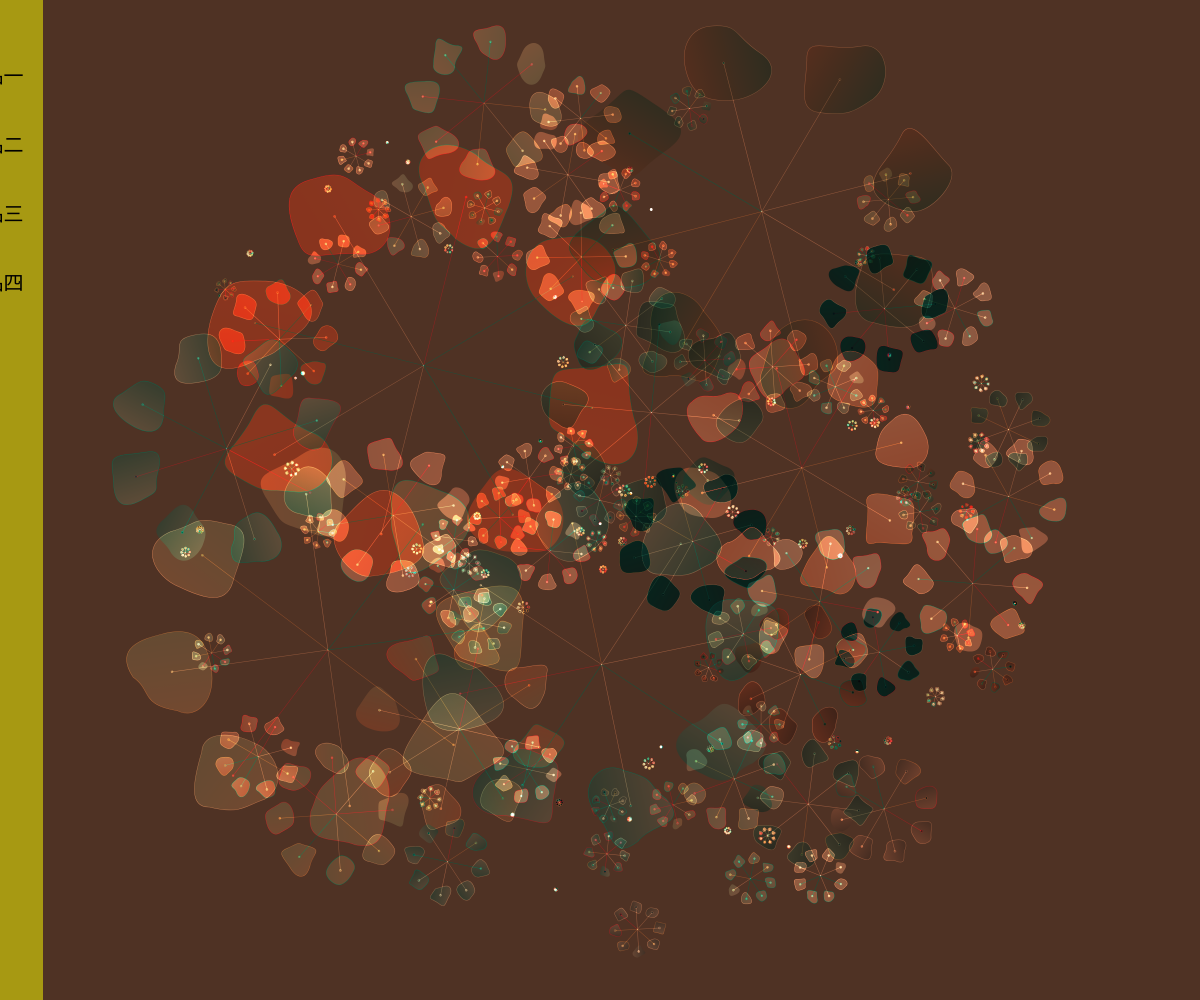
Frame 1 (no input)
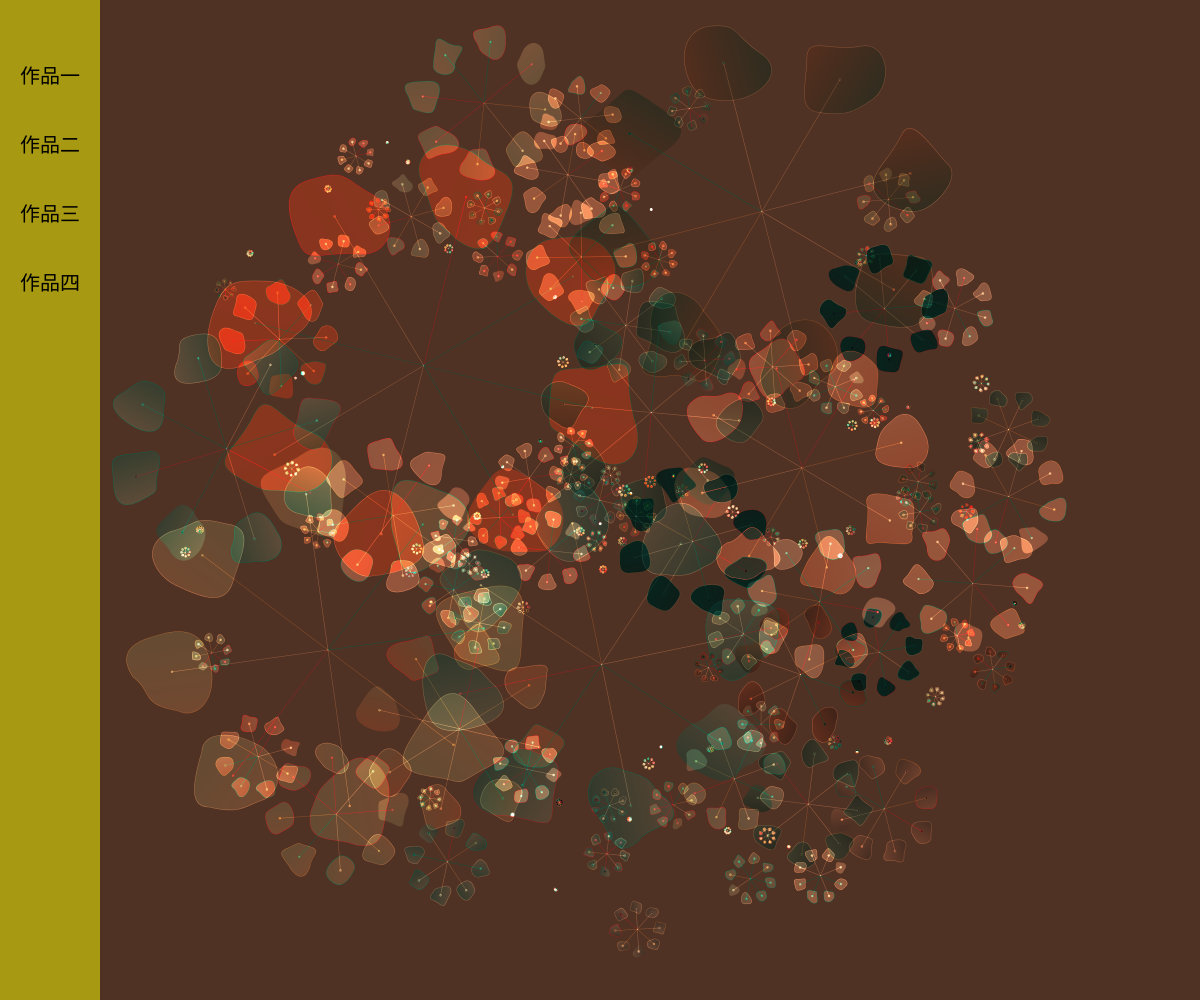
Frame 2 (the mouse pressed at the canvas centre, redrawn once)

The p5.js sketch that drew these frames (run headless with seeded random() and noise() and a simulated clock; the mouse was pressed at the canvas centre and the sketch redrawn once):

// p5.js sketch
// ── sketch.js
let t = 0.0;
let vel = 0.02;
let num;
let paletteSelected;
let paletteSelected1;
let paletteSelected2;
let colorMode = 1; // 控制當前的顏色型態 (1, 2, 或 3, 新增 4)
let menuContainer; 

// --- 顏色調色板定義 ---
let bgpalette =     ["#488a50",  "#bf5513", "#3b6fb6", "#4f3224", "#9a7f6e","#1c3560", '#4a4e69',"#333","#413e49","#5da4a9"];
let palettes = [
    ["#e9dbce", "#ea526f", "#fceade", "#e2c290", "#6b2d5c", "#25ced1"],
    ["#e9dbce", "#d77a61", "#223843", "#eff1f3", "#dbd3d8", "#d8b4a0"],
    ["#e29578", "#006d77", "#83c5be", "#ffddd2", "#edf6f9"],
    ["#e9dbce", "#cc3528", "#028090", "#00a896", "#f8c522"],
    ["#e9dbce", "#92accc", "#f8f7c1", "#f46902", "#da506a", "#fae402"],
    ["#e42268", "#fb8075", "#761871", "#5b7d9c", "#a38cb4", "#476590"],
    ['#f9b4ab', '#679186', '#fdebd3', '#264e70', '#bbd4ce'],
    ['#1f306e', '#c7417b', '#553772', '#8f3b76', '#f5487f'],
    ['#e0f0ea', '#95adbe', '#574f7d', '#503a65', '#3c2a4d'],
    ['#413e4a', '#b38184', '#73626e', '#f0b49e', '#f7e4be'],
    ['#ff4e50', '#fc913a', '#f9d423', '#ede574', '#e1f5c4'],
    ['#99b898', '#fecea8', '#ff847c', '#e84a5f', '#2a363b'],
    ['#69d2e7', '#a7dbd8', '#e0e4cc', '#f38630', '#fa6900'],
    ['#fe4365', '#fc9d9a', '#f9cdad', '#c8c8a9', '#83af9b'],
    ['#ecd078', '#d95b43', '#c02942', '#542437', '#53777a'],
    ['#556270', '#4ecdc4', '#c7f464', '#ff6b6b', '#c44d58'],
    ['#774f38', '#e08e79', '#f1d4af', '#ece5ce', '#c5e0dc'],
    ['#e8ddcb', '#cdb380', '#036564', '#033649', '#031634'],
    ['#490a3d', '#bd1550', '#e97f02', '#f8ca00', '#8a9b0f'],
    ['#594f4f', '#9de0ad', '#547980', '#45ada8', '#e5fcc2'],
    ['#00a0b0', '#cc333f', '#6a4a3c', '#eb6841', '#edc951'],
    ['#5bc0eb', '#fde74c', '#9bc53d', '#e55934', '#fa7921'],
    ['#ed6a5a', '#9bc1bc', '#f4f1bb', '#5ca4a9', '#e6ebe0'],
    ['#ef476f', '#ffd166', '#06d6a0', '#118ab2', '#073b4c'],
    ['#22223b', '#c9ada7', '#4a4e69', '#9a8c98', '#f2e9e4'],
    ['#114b5f', '#1a936f', '#88d498', '#c6dabf', '#f3e9d2'],
    ['#3d5a80', '#98c1d9', '#e0fbfc', '#ee6c4d', '#293241'],
    ['#06aed5', '#f0c808', '#086788', '#fff1d0', '#dd1c1a'],
    ['#540d6e', '#ee4266', '#ffd23f', '#3bceac', '#0ead69'],
    ['#c9cba3', '#e26d5c', '#ffe1a8', '#723d46', '#472d30'],
    ["#3c4cad", "#5FB49C", "#e8a49c"],
    ["#1c3560", "#ff6343", "#f2efdb", "#fea985"],
    ["#e0d7c5", "#488a50", "#b59a55", "#bf5513", "#3b6fb6", "#4f3224", "#9a7f6e"], //o-ball
    ["#DEEFB7", "#5FB49C", "#ed6a5a"],
    ["#2B2B2B", "#91B3E1", "#2F5FB3", "#3D4B89", "#AE99E8", "#DBE2EC"], //clipper_tea.snore&peace.
    ["#ffbe0b", "#fb5607", "#ff006e", "#8338ec", "#3a86ff"],
    ["#A8C25D", "#5B7243", "#FFA088", "#FFFB42", "#a9cff0", "#2D6EA6"], //2025/07/08
    ["#F9F9F1",  "#191A18","#E15521", "#3391CF", "#E4901C", "#F5B2B1", "#009472"],//reference :: @posterlad :: https://x.com/posterlad/status/1963188864446566493
    // --- 新增：夢幻、曝光高調色板 ---
    ['#F4EDF5', '#E0BBE4', '#957DAD', '#D291BC', '#FFC7B0', '#FFD8BE', '#FFF0E0'], // 柔和紫粉調
    ['#E0F7FA', '#B2EBF2', '#80DEEA', '#4DD0E1', '#00BCD4', '#00ACC1', '#0097A7'], // 冰藍色調
    ['#FFFDE7', '#FFF9C4', '#FFF59D', '#FFF176', '#FFEE58', '#FFEB3B', '#FDD835'], // 明亮黃色調
    ['#FCE4EC', '#F8BBD0', '#F48FB1', '#F06292', '#EC407A', '#E91E63', '#D81B60'], // 甜美粉色調
    ['#E8F5E9', '#C8E6C9', '#A5D6A7', '#81C784', '#66BB6A', '#4CAF50', '#43A047']  // 清新綠色調
];


// --- 選單和顏色控制函數 ---

/**
 * 根據當前的 colorMode 設置調色板組。
 */
function setPalettes() {
    randomSeed(num);
    
    if (colorMode === 1) {
        paletteSelected = palettes[0];
        paletteSelected1 = palettes[1];
        paletteSelected2 = palettes[2];
    } else if (colorMode === 2) {
        paletteSelected = palettes[7];
        paletteSelected1 = palettes[11];
        paletteSelected2 = palettes[14];
    } else if (colorMode === 3) {
        paletteSelected = palettes[27];
        paletteSelected1 = palettes[30];
        paletteSelected2 = palettes[35];
    } else if (colorMode === 4) { // 新增：夢幻高曝光模式
        // 從新添加的夢幻調色板中選擇
        paletteSelected = random([palettes[palettes.length - 5], palettes[palettes.length - 4], palettes[palettes.length - 3]]);
        paletteSelected1 = random([palettes[palettes.length - 5], palettes[palettes.length - 4], palettes[palettes.length - 3], palettes[palettes.length - 2]]);
        paletteSelected2 = random([palettes[palettes.length - 5], palettes[palettes.length - 4], palettes[palettes.length - 3], palettes[palettes.length - 2], palettes[palettes.length - 1]]);
    }
    
    // 每次切換作品模式時，隨機打亂這些選中的調色板，確保初始顏色多樣性
    shuffle(paletteSelected, true);
    shuffle(paletteSelected1, true);
    shuffle(paletteSelected2, true);
    shuffle(bgpalette,true); // 背景調色板也繼續打亂
    
    redraw();
}

/**
 * 點擊選單選項時調用，改變 colorMode
 * @param {number} mode 新的顏色型態 (1, 2, 3 或 4)
 */
function changeColorMode(mode) {
    colorMode = mode;
    
    // 處理按鈕 'active' 狀態
    let buttons = menuContainer.elt.getElementsByTagName('button');
    for (let i = 0; i < buttons.length; i++) {
        buttons[i].classList.remove('active');
    }
    document.getElementById(`mode-${mode}`).classList.add('active');

    setPalettes();
}


/**
 * 點擊滑鼠時，隨機打亂當前所有的顏色調色板。
 */
function mouseClicked() {
    // 每次點擊滑鼠，打亂三個調色板的順序
    shuffle(paletteSelected, true);
    shuffle(paletteSelected1, true);
    shuffle(paletteSelected2, true);
    // 打亂背景調色板的順序
    shuffle(bgpalette,true);

    redraw(); // 觸發重繪
}

/**
 * 隨機獲取用於線條和點的顏色
 * @returns {p5.Color} 顏色物件
 */
function randomCol(){
    // 從索引 1 到底之間隨機選取，排除第一個顏色 (通常作為主要背景/次要色)
    let randoms = int(random(1,paletteSelected.length)); 
    return color(paletteSelected[randoms]);
 }

/**
 * 隨機獲取背景色
 * @returns {p5.Color} 顏色物件
 */
function bgCol(){
    let randoms = int(random(0,bgpalette.length));
    return color(bgpalette[randoms]);
 }

/**
 * 繪製從兩個漸變調色板中隨機選取的兩種顏色所創建的漸變。
 */
function gradient(r) {
    // 從各自的調色板中隨機選取兩種顏色
    col1 = random(paletteSelected1);
    col2 = random(paletteSelected2);

    noStroke();
    let gradientFill = drawingContext.createLinearGradient(0, -r, 0, r);
    gradientFill.addColorStop(0, color(col1));
    gradientFill.addColorStop(1, color(col2));
    drawingContext.fillStyle = gradientFill;
}


/**
 * 創建並設置左側選單 (使用 p5.DOM)
 */
function createMenu() {
    menuContainer = createDiv('');
    menuContainer.id('menu-controls');

    menuContainer.style('height', '100%');
    menuContainer.style('width', '100px');
    menuContainer.style('position', 'fixed');
    menuContainer.style('top', '0');
    menuContainer.style('left', '-100px'); 
    menuContainer.style('background-color', 'rgba(255, 255, 0, 0.5)'); 
    menuContainer.style('transition', 'left 0.3s ease'); 
    menuContainer.style('z-index', '100'); 
    menuContainer.style('padding-top', '50px');
    menuContainer.style('text-align', 'center');

    const subMenus = [
        { id: 'mode-1', label: '作品一', mode: 1 },
        { id: 'mode-2', label: '作品二', mode: 2 },
        { id: 'mode-3', label: '作品三', mode: 3 },
        { id: 'mode-4', label: '作品四', mode: 4 } // 新增作品四按鈕
    ];

    for (const item of subMenus) {
        let btn = createButton(item.label);
        btn.id(item.id);
        btn.parent(menuContainer); 
        
        btn.mousePressed(() => changeColorMode(item.mode));
        
        btn.style('display', 'block');
        btn.style('width', '100%');
        btn.style('margin-bottom', '20px');
        btn.style('padding', '10px 0');
        btn.style('font-size', '20px');
        btn.style('background', 'none');
        btn.style('border', 'none');
        btn.style('cursor', 'pointer');
        btn.style('color', 'black'); 
        btn.style('transition', 'color 0.2s');
    }

    document.getElementById(`mode-${colorMode}`).classList.add('active');
}


// --- 核心 p5.js 函數 ---

function setup() {
    createCanvas(windowWidth, windowHeight);
    pixelDensity(2)
    angleMode(DEGREES);
    num = random(100000);
    
    createMenu(); 
    setPalettes();
    
    noLoop(); 
}

function windowResized() {
    resizeCanvas(windowWidth, windowHeight);
    redraw();
}

function draw() {
    randomSeed(num);
    background(bgCol())
    stroke(paletteSelected.length > 1 ? paletteSelected[1] : "#000000");
    circlePacking() 
}

// --- 滑動選單的 MouseMove 邏輯 ---
function mouseMoved() {
    if (mouseX < 100) {
        menuContainer.style('left', '0px');
    } else {
        menuContainer.style('left', '-100px');
    }
}


// --- 繪圖邏輯函數 (主體放大到 45%) ---
function circlePacking() {
    push();
    translate(width / 2, height / 2)
    let points = [];
    let count = 2000; 
    
    for (let i = 0; i < count; i++) {
        let a = random(360);
        let d = random(min(width, height) * 0.45); 
        let s = random(200); 
        let x = cos(a) * (d - s / 2);
        let y = sin(a) * (d - s / 2);
        let add = true;
        for (let j = 0; j < points.length; j++){
            let p = points[j];
            if (dist(x, y, p.x, p.y) < (s + p.z) * 0.6) {
                add = false; 
                break;
            }
        }
        if (add) points.push(createVector(x, y, s));
    }
    
    for (let i = 0; i < points.length; i++) {
        let p = points[i];
        let rot = random(360); 
        push();
        translate(p.x, p.y); 
        rotate(rot); 
        blendMode(OVERLAY)
        let r = p.z - 5; 
        gradient(r) 
        shape(0, 0, r)
        pop();
    }
    pop();
}

function shape(x, y, r) {
    push();
    noStroke();
    translate(x, y);
    let radius = r; 
    let nums = 8 
    for (let i = 0; i < 360; i += 360 / nums) {
        let ex = radius * sin(i);
        let ey = radius * cos(i);
        push();
        translate(ex,ey)
        rotate(atan2(ey, ex)) 
        distortedCircle(0, 0, r * 0.5); 
        pop();
        stroke(randomCol()) 
        strokeWeight(0.5)
        line(0,0,ex,ey)
        ellipse(ex,ey,2)
    }
    pop();
}

function distortedCircle(x, y, r) {
    push();
    translate(x, y)
    let p1 = createVector(0, -r / 2);
    let p2 = createVector(r / 2, 0);
    let p3 = createVector(0, r / 2);
    let p4 = createVector(-r / 2, 0)
    let val = 0.3;
    let random_a8_1 = random(-r * val, r * val)
    let random_a2_3 = random(-r * val, r * val)
    let random_a4_5 = random(-r * val, r * val)
    let random_a6_7 = random(-r * val, r * val)
    let ran_anker_lenA = r * random(0.2, 0.5)
    let ran_anker_lenB = r * random(0.2, 0.5)
    let a1 = createVector(ran_anker_lenA, -r / 2 + random_a8_1);
    let a2 = createVector(r / 2 + random_a2_3, -ran_anker_lenB);
    let a3 = createVector(r / 2 - random_a2_3, ran_anker_lenA);
    let a4 = createVector(ran_anker_lenB, r / 2 + random_a4_5);
    let a5 = createVector(-ran_anker_lenA, r / 2 - random_a4_5);
    let a6 = createVector(-r / 2 + random_a6_7, ran_anker_lenB);
    let a7 = createVector(-r / 2 - random_a6_7, -ran_anker_lenA);
    let a8 = createVector(-ran_anker_lenB, -r / 2 - random_a8_1);
    beginShape();
    vertex(p1.x, p1.y);
    bezierVertex(a1.x, a1.y, a2.x, a2.y, p2.x, p2.y)
    bezierVertex(a3.x, a3.y, a4.x, a4.y, p3.x, p3.y)
    bezierVertex(a5.x, a5.y, a6.x, a6.y, p4.x, p4.y)
    bezierVertex(a7.x, a7.y, a8.x, a8.y, p1.x, p1.y) 
    endShape(CLOSE);
    pop();
}
// ── style.css
html, body {
  margin: 0;
  padding: 0;
  height: 100%; 
  overflow: hidden; /* 隱藏滾動條 */
}

/* 確保畫布填滿整個視口 */
canvas {
  display: block; 
  position: absolute;
  top: 0;
  left: 0;
  z-index: 1;
}

/* 選中的子選單保持紅色文字 (當滑鼠移出時) */
#menu-controls button.active {
    color: red !important;
}

/* 當滑鼠懸停在按鈕上時，顯示紅色文字 (覆蓋預設的黑色) */
#menu-controls button:hover {
    color: red !important;
}

/* 非選中且滑鼠移出時，顯示黑色文字 */
#menu-controls button:not(.active):not(:hover) {
    color: black !important;
}

/* p5.js 創建的按鈕基礎樣式 */
#menu-controls button {
    font-family: sans-serif; 
}
